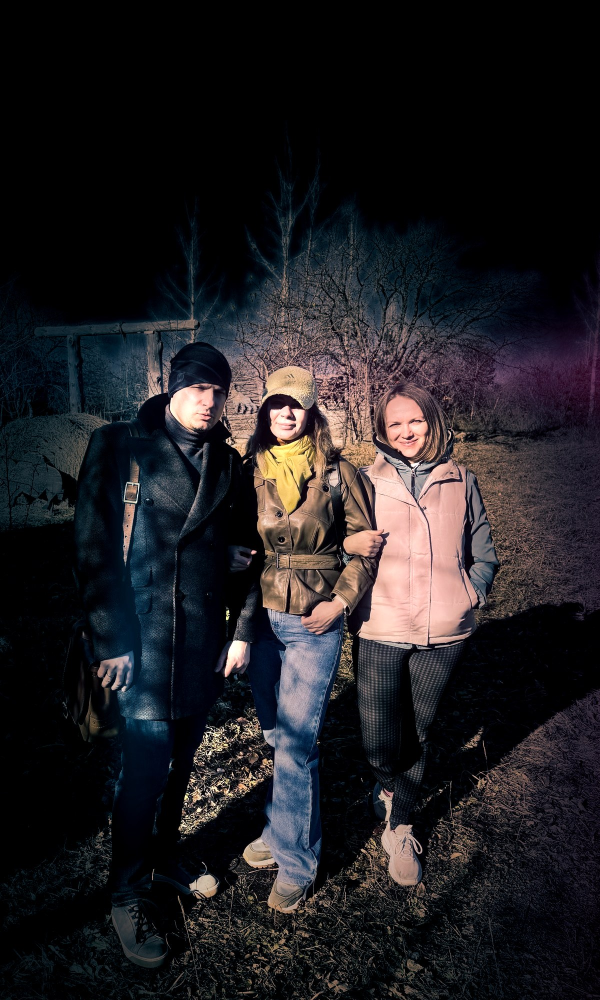
#> input picture gardarika/photos/intro.jpg, 1200 x 2000 px (shown at 1/2 size)
$ python og.py
#> lines starting #> are read from the running program, lines starting #| are printed output that depends on the picture
#!/usr/bin/env python3
"""Фильм «Гардарика 2026»: картинка для ссылки в мессенджерах (icons/og.jpg, 1200×630) — ночной кадр intro,
неоновое «ГАРДАРИКА 2026» и QR-код приложения. Её показывают Telegram, MAX, WhatsApp, ВКонтакте, когда
пересылают одну ссылку (без картинки-приглашения) — так у друзей всё равно видно QR-код.

Запуск из корня репозитория:  python3 gardarika/tools/og.py
Шрифты Oswald и PT Mono берутся из ~/.cache/g24-fonts (их скачивает gardarika2024/tools/icons.py).
QR-код проверяется распознаванием (OpenCV). Если меняется адрес приложения — поменять URL и запустить заново.
"""
import io
import os

import cv2
import numpy as np
import segno
from PIL import Image, ImageDraw, ImageEnhance, ImageFilter, ImageFont

FILM = os.path.dirname(os.path.dirname(os.path.abspath(__file__)))
URL = "https://davidovna907-png.github.io/obed-pso/gardarika/"
F = os.path.expanduser("~/.cache/g24-fonts")
W, H = 1200, 630
PINK, CYAN = (255, 45, 111), (25, 227, 255)


def font(name, size):
    return ImageFont.truetype(os.path.join(F, name), size)


def neon(base, xy, text, f, color, core=(255, 240, 246)):
    """Неоновая надпись: несколько слоёв свечения и светлая сердцевина."""
    layer = Image.new("RGBA", base.size, (0, 0, 0, 0))
    ImageDraw.Draw(layer).text(xy, text, font=f, fill=color + (255,))
    for r, a in ((26, .55), (12, .8), (4, 1.0)):
        g = layer.filter(ImageFilter.GaussianBlur(r))
        if a < 1:
            g.putalpha(g.getchannel("A").point(lambda v, a=a: int(v * a)))
        base.alpha_composite(g)
    ImageDraw.Draw(base).text(xy, text, font=f, fill=core + (255,))


# ночной кадр втроём: полоса с лицами, затемнена, левый край темнее — там надпись
bg = Image.open(os.path.join(FILM, "photos", "intro.jpg")).convert("RGB")
#> bg is the input picture: PIL image 1200x2000 RGB; mean R, G, B 33.5, 31.3, 34.3
bw, bh = bg.size
#> bw = 1200; bh = 2000
top = int(bh * .20)   # лица — ниже надписи: между ней и QR-кодом видна Наталья
#> top = 400
bg = bg.crop((0, top, bw, top + int(bw * H / W))).resize((W, H), Image.LANCZOS)
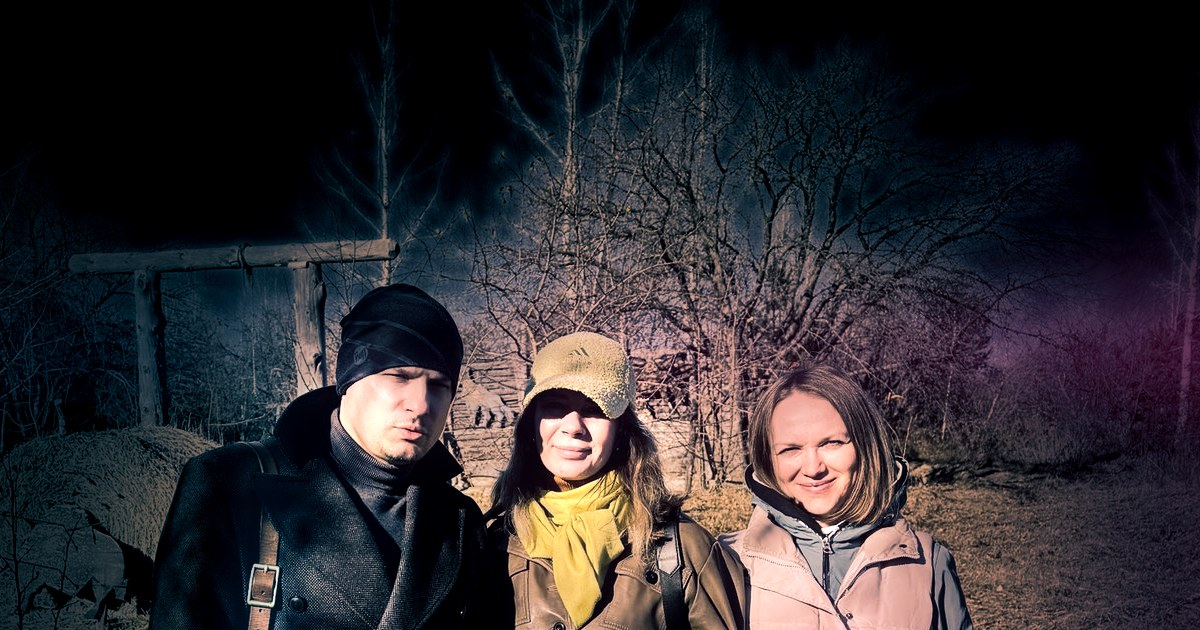
#> bg: PIL image 1200x630 RGB; mean R, G, B 48.7, 44.6, 48.5
bg = ImageEnhance.Brightness(bg).enhance(.55).convert("RGBA")
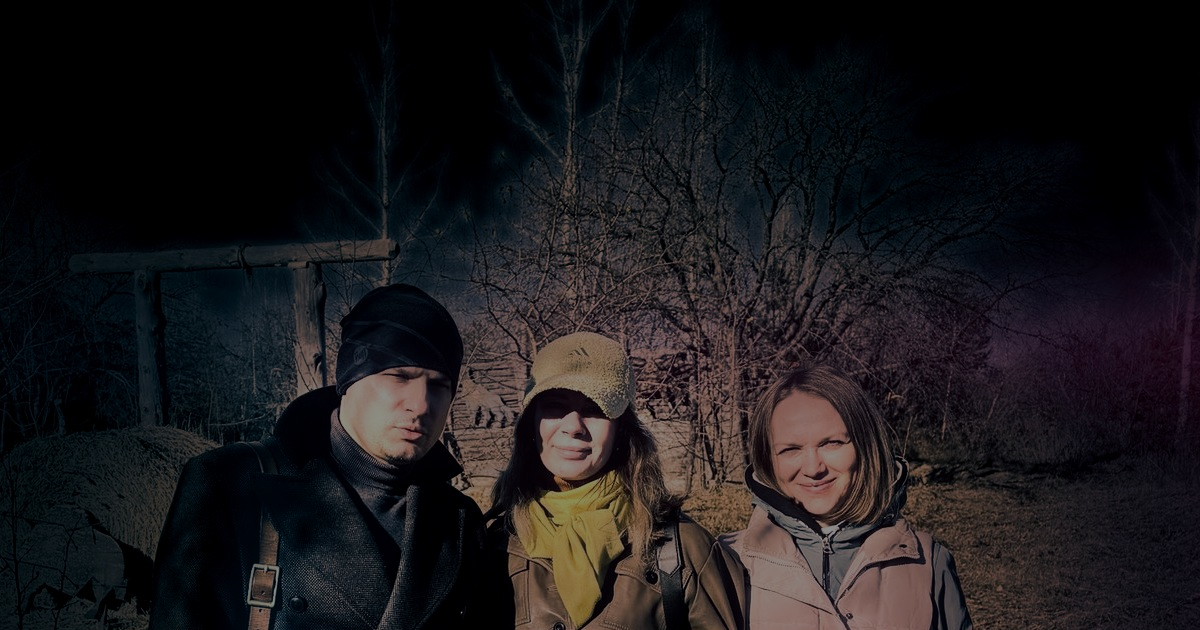
#> bg: PIL image 1200x630 RGBA; mean R, G, B, A 26.5, 24.2, 26.3, 255
shade = Image.new("L", (W, H))
#> shade: PIL image 1200x630 L; every value is 0
ImageDraw.Draw(shade).rectangle((0, 0, W, H), fill=0)
grad = np.clip(np.linspace(235, 40, W)[None, :].repeat(H, 0), 0, 255).astype(np.uint8)
dark = Image.new("RGBA", (W, H), (5, 5, 9, 0))
dark.putalpha(Image.fromarray(grad))
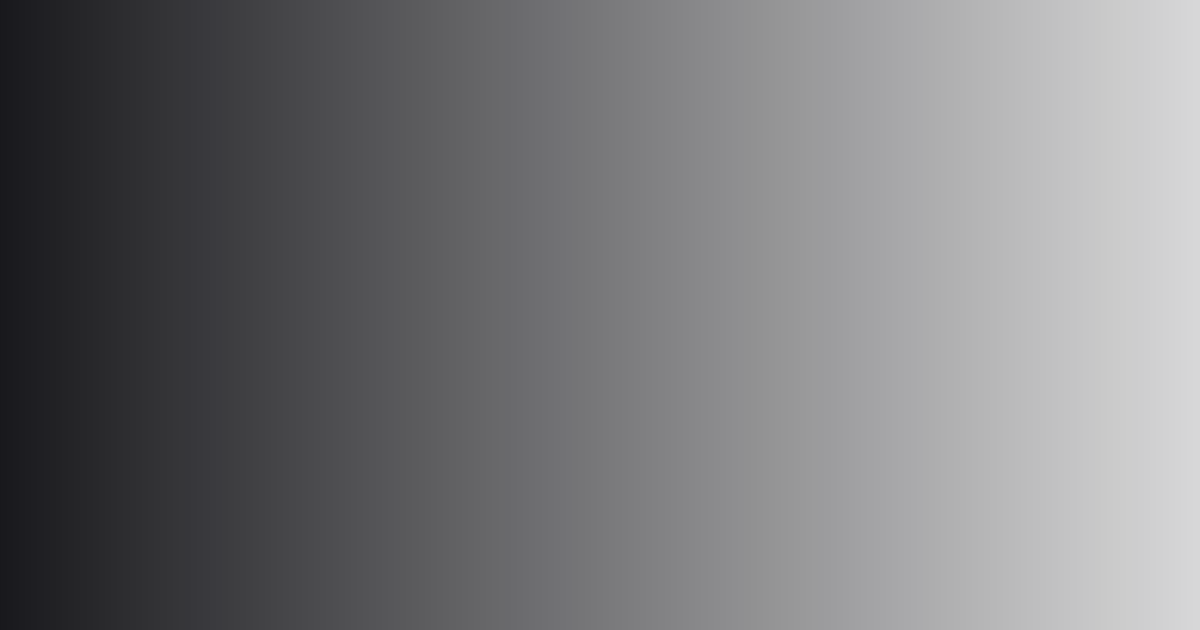
#> dark: PIL image 1200x630 RGBA; mean R, G, B, A 5, 5, 9, 137; transparent parts drawn white
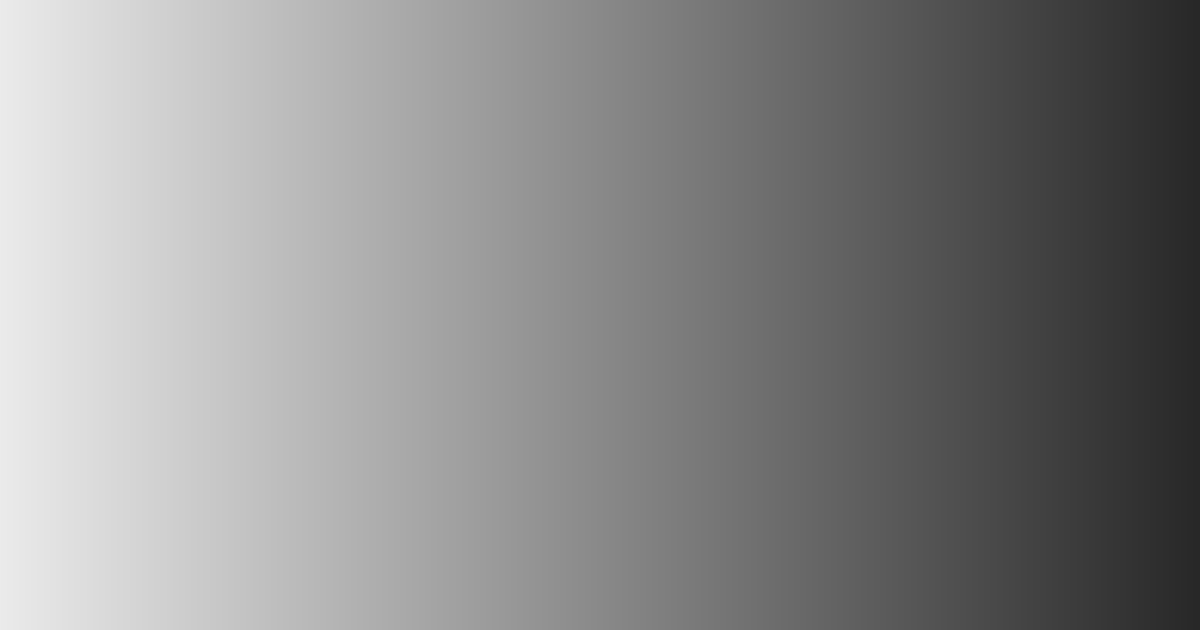
#> grad: shape (630, 1200); min 40, max 235, mean 137
im = Image.alpha_composite(bg, dark)

neon(im, (56, 92), "ГАРДАРИКА", font("Oswald-Bold.ttf", 132), PINK)
#> in neon, `layer = Image.new("RGBA", base.size, (0, 0, 0, 0))`: layer: PIL image 1200x630 RGBA; every value is 0
#> after the loop in neon, `for r, a in ((26, .55), (12, .8), (4, 1.0)):`:
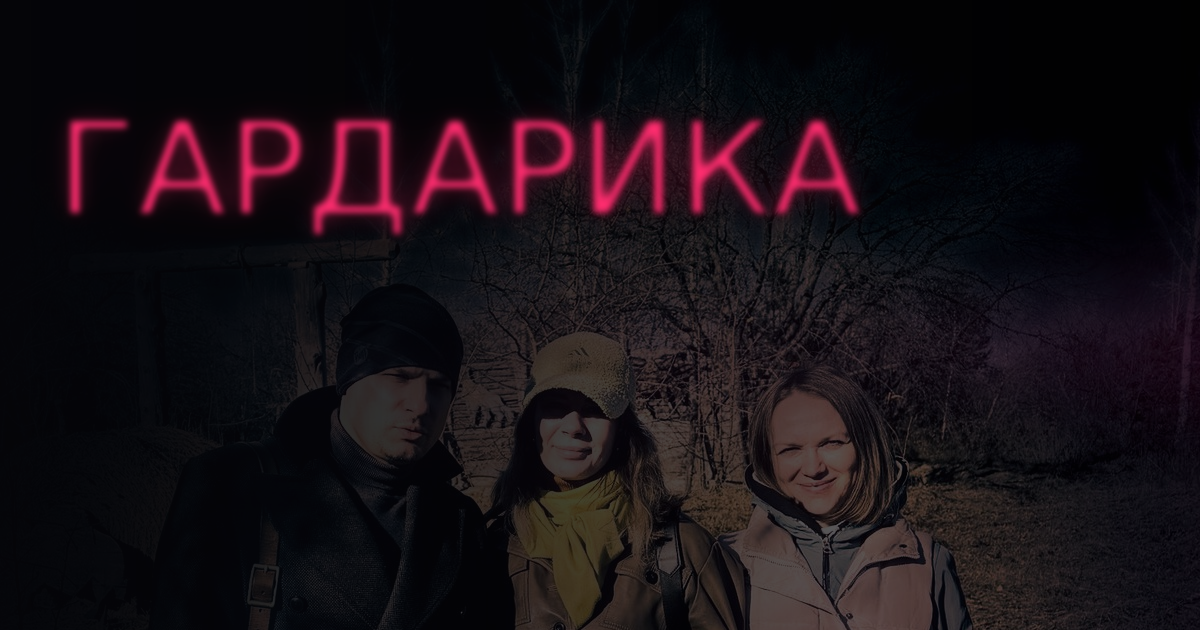
#> base: PIL image 1200x630 RGBA; mean R, G, B, A 23.7, 15.3, 20.4, 255
neon(im, (62, 262), "2 0 2 6", font("Oswald-Bold.ttf", 76), CYAN, (225, 252, 255))
#> the loop in neon (call 2), `for r, a in ((26, .55), (12, .8), (4, 1.0)):` made 3 passes
#> pass 1, in neon (call 2), `g = layer.filter(ImageFilter.GaussianBlur(r))`:
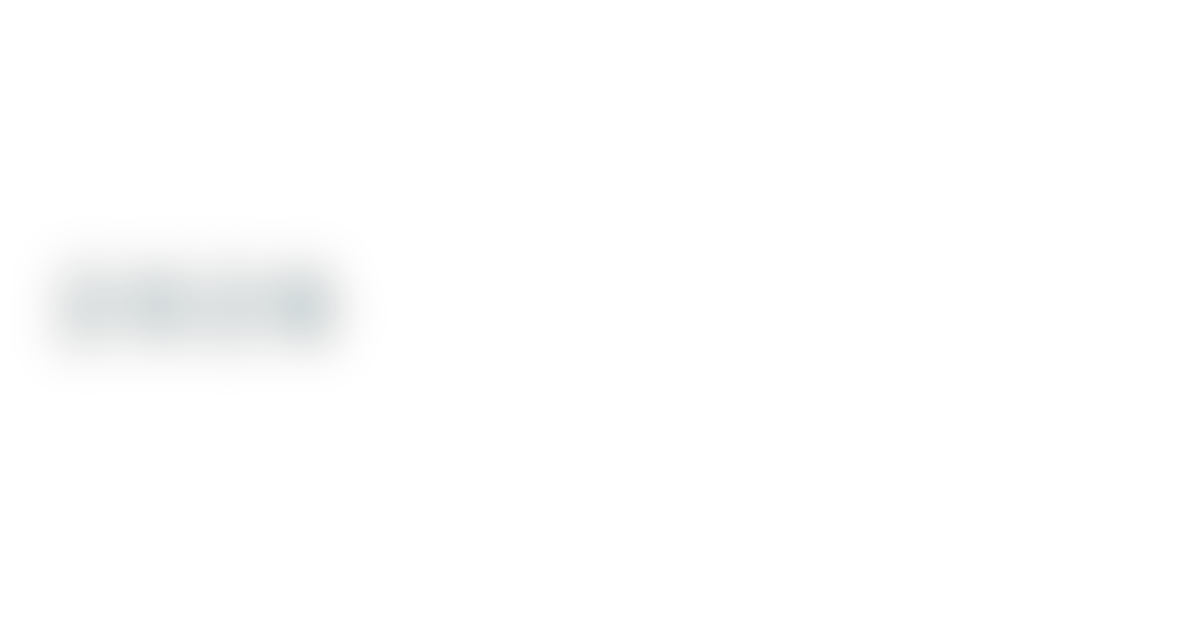
#> g: PIL image 1200x630 RGBA; mean R, G, B, A 0.1, 1.2, 1.3, 1.2; transparent parts drawn white
d = ImageDraw.Draw(im)
d.line((62, 372, 400, 372), fill=PINK + (255,), width=3)
mono = font("PTMono.ttf", 27)
for k, line in enumerate(["фильм-приложение · ND", "смотрится без интернета", "наведите камеру на QR-код →"]):
    d.text((62, 396 + k * 40), line, font=mono, fill=(232, 228, 240, 255))

# QR-код на белой карточке справа
#> (the run stopped early here; a loop or call above may not have finished)
